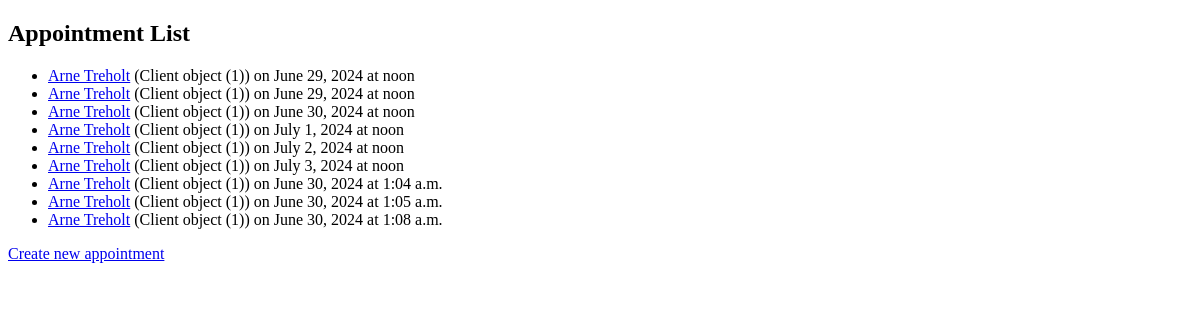
/journals/appointments/ (signed in), run on an earlier commit of the app's database.
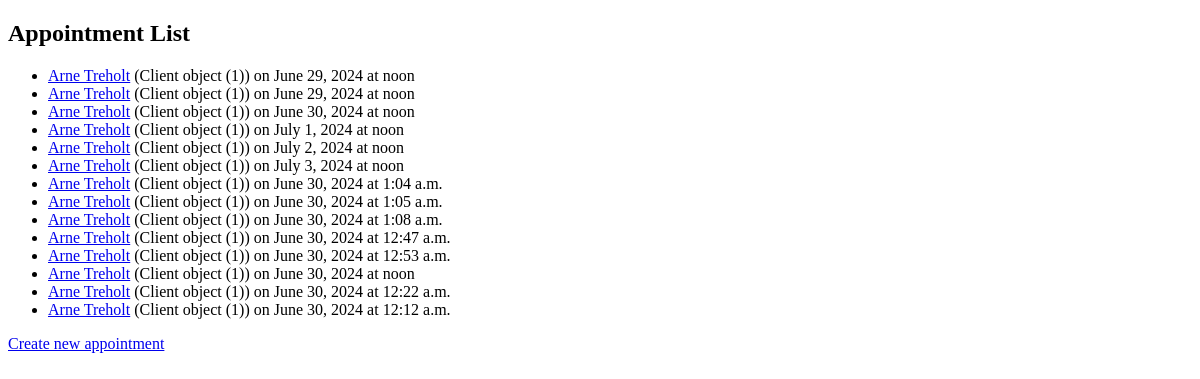
And on a later commit of the database.
### journals/models.py (models this page shows, shortened)
class Appointment(models.Model):
    title = models.CharField(max_length=200)
    psychologist = models.ForeignKey(User, on_delete=models.CASCADE)
    client = models.ForeignKey(Client, on_delete=models.CASCADE)
    service = models.ForeignKey(Service, on_delete=models.CASCADE)
    date = models.DateField()
    time = models.TimeField()
    created_at = models.DateTimeField(auto_now_add=True)
    journal_entry = models.OneToOneField(Journal, on_delete=models.SET_NULL, null=True, blank=True)

class Client(models.Model):
    name = models.CharField(max_length=100)
    email = models.EmailField()
    psychologist = models.ForeignKey(User, on_delete=models.CASCADE)

### journals/views.py (the view)
# urls.py: path('appointments/', views.appointment_list, name='appointment_list'),
@login_required
def appointment_list(request):
    appointments = Appointment.objects.filter(psychologist=request.user)
    return render(request, 'journals/appointment_list.html', {'appointments': appointments})

### journals/templates/journals/appointment_list.html (shortened to what this page needs)
{% load static %}
<!DOCTYPE html>
<html>
<head>
</head>
<body>
    <h2>Appointment List</h2>
    <ul>
        {% for appointment in appointments %}
            <li><a href="{% url 'appointment_detail' appointment.pk %}">{{ appointment.title }}</a> ({{ appointment.client }}) on {{ appointment.date }} at {{ appointment.time }}</li>
        {% endfor %}
    </ul>
    <a href="{% url 'appointment_create' %}">Create new appointment</a>
</body>
</html>

What changed in the data, as far as the page shows it:
added Appointment: title "Arne Treholt", client "Client object (1)", date "June 30, 2024", time "12:47 a.m."
added Appointment: title "Arne Treholt", client "Client object (1)", date "June 30, 2024", time "12:53 a.m."
added Appointment: title "Arne Treholt", client "Client object (1)", date "June 30, 2024", time "noon"
added Appointment: title "Arne Treholt", client "Client object (1)", date "June 30, 2024", time "12:22 a.m."
added Appointment: title "Arne Treholt", client "Client object (1)", date "June 30, 2024", time "12:12 a.m."
